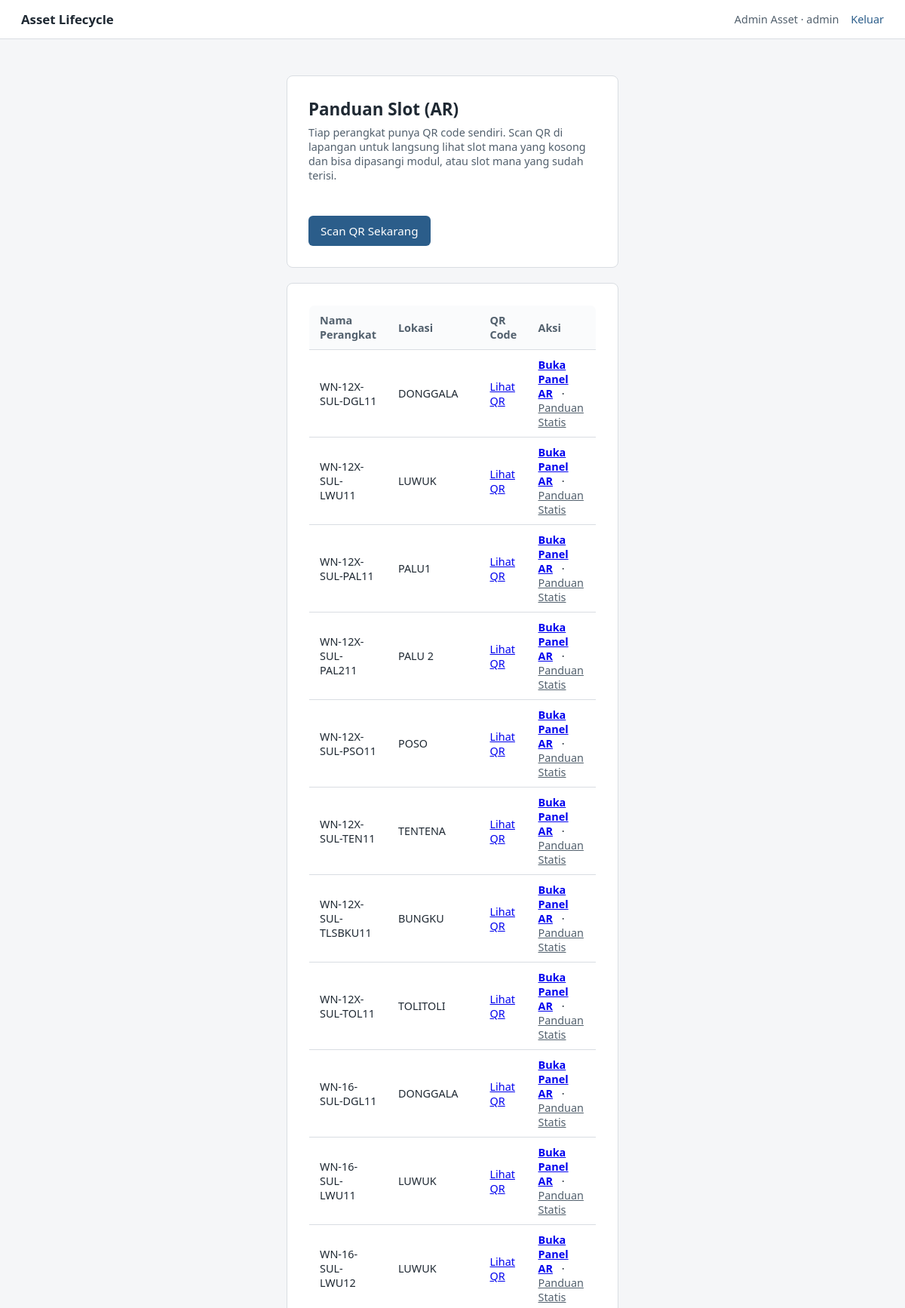
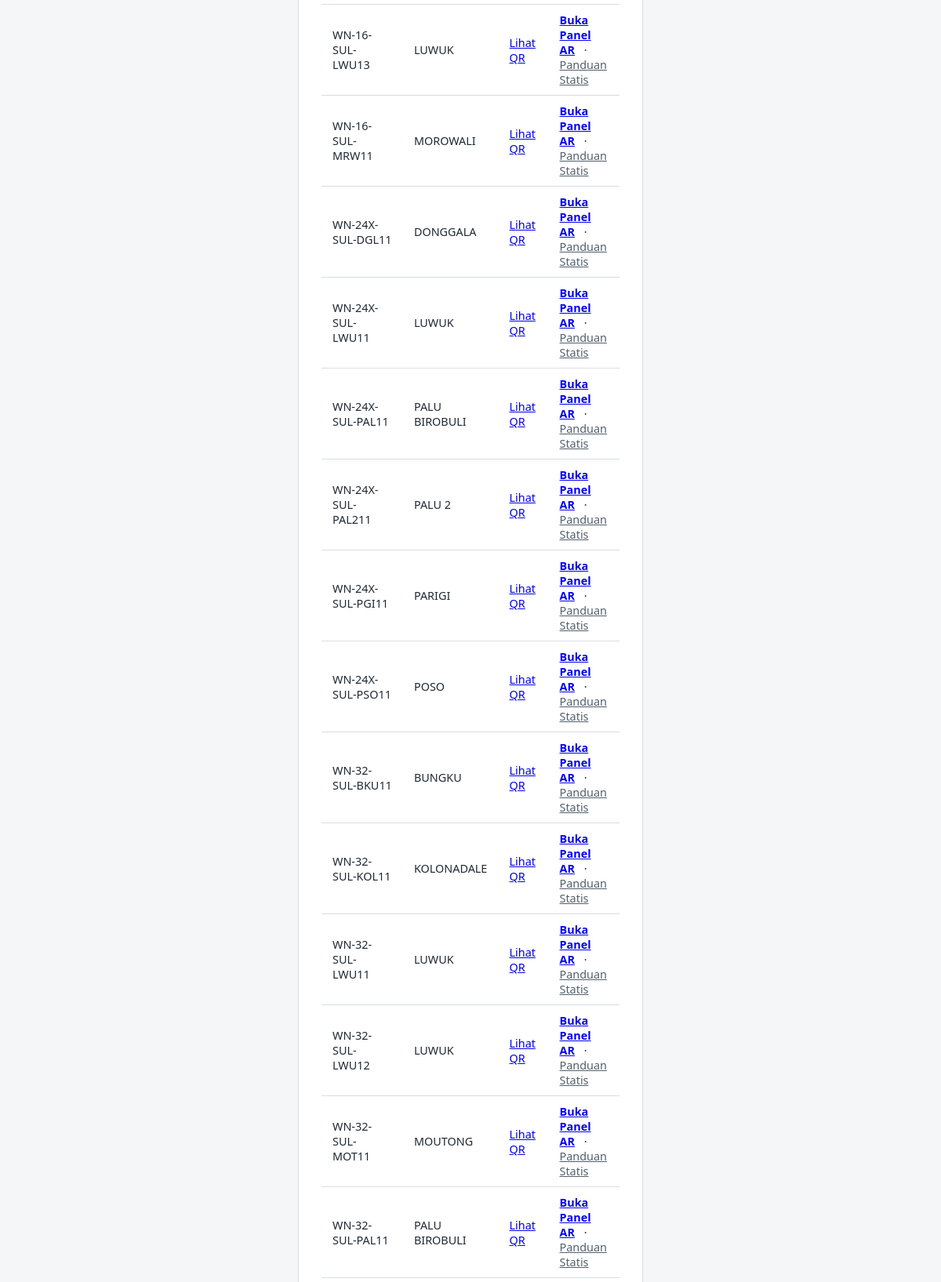
The page /ar/ (signed in, upper part) on the database its author committed (2 pictures, top to bottom).
### app/models/user.py (models this page shows, shortened)
class User(db.Model, UserMixin):
    __tablename__ = "user"
    user_id = db.Column(db.Integer, primary_key=True)
    name = db.Column(db.String(150), nullable=False)
    email = db.Column(db.String(150), unique=True)
    password = db.Column(db.String(255))
    role = db.Column(db.String(20), nullable=False)  # 'admin' / 'karyawan_tif' / 'teknisi'
    is_pj = db.Column(db.Boolean, default=False)
    district = db.Column(db.String(100))
    status = db.Column(db.String(20), default="aktif")  # 'aktif' / 'pending'
    avatar_path = db.Column(db.String(255), nullable=True)  # path relatif ke static/avatars/
    created_at = db.Column(db.DateTime, default=datetime.utcnow)
    updated_at = db.Column(db.DateTime, onupdate=datetime.utcnow)

### app/models/device.py (models this page shows)
class Device(db.Model):
    __tablename__ = "devices"
    device_id = db.Column(db.Integer, primary_key=True)
    device_type_id = db.Column(db.Integer, db.ForeignKey("device_types.device_type_id"))
    location_id = db.Column(db.Integer, db.ForeignKey("locations.location_id"))
    nama_perangkat = db.Column(db.String(150))
    serial_number = db.Column(db.String(100))
    hostname = db.Column(db.String(150))
    status = db.Column(db.String(50))
    keterangan = db.Column(db.Text)
    created_at = db.Column(db.DateTime, default=datetime.utcnow)
    updated_at = db.Column(db.DateTime, onupdate=datetime.utcnow)

### app/models/location.py (models this page shows)
class Location(db.Model):
    __tablename__ = "locations"
    location_id = db.Column(db.Integer, primary_key=True)
    nama_lokasi = db.Column(db.String(150))  # 'Palu 1', 'Palu 2', 'Donggala'
    alamat = db.Column(db.Text)
    district = db.Column(db.String(100))
    area = db.Column(db.String(100))
    latitude = db.Column(db.Float)
    longitude = db.Column(db.Float)
    created_at = db.Column(db.DateTime, default=datetime.utcnow)
    updated_at = db.Column(db.DateTime, onupdate=datetime.utcnow)
    devices = db.relationship("Device", backref="location")

### app/modules/ar/routes.py (the view)
@ar_bp.route("/")
@login_required
@role_required("admin", "karyawan_tif", "teknisi")
def index():
    devices = Device.query.order_by(Device.nama_perangkat).all()
    return render_template("ar/index.html", devices=devices)

### app/templates/ar/index.html (shortened to what this page needs)
{% extends "base.html" %}
{% block content %}
<div class="page page--wide" style="margin:0;padding:0;max-width:none;">
  <div class="card" style="margin-bottom:20px;">
    <h1>Panduan Slot (AR)</h1>
    <p class="subtitle">
      Tiap perangkat punya QR code sendiri. Scan QR di lapangan untuk langsung lihat slot mana yang
      kosong dan bisa dipasangi modul, atau slot mana yang sudah terisi.
    </p>
    <a href="{{ url_for('ar.scan') }}" class="btn">Scan QR Sekarang</a>
  </div>
  <div class="card">
    <table>
      <thead>
        <tr>
          <th>Nama Perangkat</th>
          <th>Lokasi</th>
          <th>QR Code</th>
          <th>Aksi</th>
        </tr>
      </thead>
      <tbody>
        {% for d in devices %}
        <tr>
          <td>{{ d.nama_perangkat }}</td>
          <td>{{ d.location.nama_lokasi if d.location else "-" }}</td>
          <td><a href="{{ url_for('ar.device_qr', device_id=d.device_id) }}" target="_blank">Lihat QR</a></td>
          <td>
            <a href="{{ url_for('ar.scan', device_id=d.device_id) }}" style="font-weight:600; margin-right:8px;">Buka
              Panel AR</a> &middot;
            <a href="{{ url_for('ar.device_guide', device_id=d.device_id) }}" style="color:var(--ink-soft);">Panduan
              Statis</a>
          </td>
        </tr>
        {% else %}
        <tr>
          <td colspan="4">Belum ada perangkat.</td>
        </tr>
        {% endfor %}
      </tbody>
    </table>
  </div>
</div>
{% endblock %}

### app/templates/base.html (shortened to what this page needs)
<!DOCTYPE html>
<html lang="id">
<head>
    <link rel="stylesheet" href="{{ url_for('static', filename='style.css') }}">
</head>
<body>
    <header class="topbar">
        <a href="{{ url_for('index') }}" class="topbar__brand">Asset Lifecycle</a>
        <nav class="topbar__nav">
            {% if current_user.is_authenticated %}
                <span class="topbar__user">{{ current_user.name }} &middot; {{ current_user.role }}{% if current_user.is_pj %} &middot; PJ{% endif %}</span>
                <a href="{{ url_for('auth.logout') }}">Keluar</a>
            {% else %}
                <a href="{{ url_for('auth.login') }}">Masuk</a>
            {% endif %}
        </nav>
    </header>
    <main class="page">
        {% block content %}{% endblock %}
    </main>
</body>
</html>

### app/static/style.css (style rules this page uses)
:root { --ink: #1f2933; --ink-soft: #52606d; --line: #d9dde2; --surface: #ffffff; --bg: #f5f6f8; --accent: #2b5d8a; --accent-hover: #234a6f; --error-bg: #fbe9e7; --error-ink: #9c3b2e; --success-bg: #e6f3ea; --success-ink: #2c6e49; }
* { box-sizing: border-box; }
body { margin: 0; font-family: "Segoe UI", system-ui, -apple-system, sans-serif; color: var(--ink); background: var(--bg); }
.topbar { display: flex; justify-content: space-between; align-items: center; padding: 14px 28px; background: var(--surface); border-bottom: 1px solid var(--line); }
.topbar__brand { font-weight: 600; font-size: 1.05rem; color: var(--ink); text-decoration: none; }
.topbar__nav { display: flex; align-items: center; gap: 16px; font-size: 0.9rem; }
.topbar__nav a { color: var(--accent); text-decoration: none; }
.topbar__user { color: var(--ink-soft); }
.page { max-width: 480px; margin: 48px auto; padding: 0 20px; }
.page--wide { max-width: 900px; }
.card { background: var(--surface); border: 1px solid var(--line); border-radius: 8px; padding: 28px; }
h1 { font-size: 1.4rem; margin: 0 0 6px; }
.subtitle { color: var(--ink-soft); font-size: 0.9rem; margin: 0 0 24px; }
button, .btn { display: inline-block; margin-top: 20px; padding: 10px 16px; background: var(--accent); color: white; border: none; border-radius: 6px; font-size: 0.95rem; cursor: pointer; text-decoration: none; }
table { width: 100%; border-collapse: collapse; background: var(--surface); border: 1px solid var(--line); border-radius: 8px; overflow: hidden; }
th, td { text-align: left; padding: 10px 14px; border-bottom: 1px solid var(--line); font-size: 0.9rem; }
th { background: #fafbfc; color: var(--ink-soft); font-weight: 600; }

### rows shown on the page
User: name "Admin Asset", role "admin"
Device: nama_perangkat "WN-12X-SUL-DGL11", location "DONGGALA"
Device: nama_perangkat "WN-12X-SUL-LWU11", location "LUWUK"
Device: nama_perangkat "WN-12X-SUL-PAL11", location "PALU1"
Device: nama_perangkat "WN-12X-SUL-PAL211", location "PALU 2"
Device: nama_perangkat "WN-12X-SUL-PSO11", location "POSO"
Device: nama_perangkat "WN-12X-SUL-TEN11", location "TENTENA"
Device: nama_perangkat "WN-12X-SUL-TLSBKU11", location "BUNGKU"
Device: nama_perangkat "WN-12X-SUL-TOL11", location "TOLITOLI"
Device: nama_perangkat "WN-16-SUL-DGL11", location "DONGGALA"
Device: nama_perangkat "WN-16-SUL-LWU11", location "LUWUK"
Device: nama_perangkat "WN-16-SUL-LWU12", location "LUWUK"
Device: nama_perangkat "WN-16-SUL-LWU13", location "LUWUK"
Device: nama_perangkat "WN-16-SUL-MRW11", location "MOROWALI"
Device: nama_perangkat "WN-24X-SUL-DGL11", location "DONGGALA"
Device: nama_perangkat "WN-24X-SUL-LWU11", location "LUWUK"
Device: nama_perangkat "WN-24X-SUL-PAL11", location "PALU BIROBULI"
Device: nama_perangkat "WN-24X-SUL-PAL211", location "PALU 2"
Device: nama_perangkat "WN-24X-SUL-PGI11", location "PARIGI"
Device: nama_perangkat "WN-24X-SUL-PSO11", location "POSO"
Device: nama_perangkat "WN-32-SUL-BKU11", location "BUNGKU"
Device: nama_perangkat "WN-32-SUL-KOL11", location "KOLONADALE"
Device: nama_perangkat "WN-32-SUL-LWU11", location "LUWUK"
Device: nama_perangkat "WN-32-SUL-LWU12", location "LUWUK"
Device: nama_perangkat "WN-32-SUL-MOT11", location "MOUTONG"
Device: nama_perangkat "WN-32-SUL-PAL11", location "PALU BIROBULI"
